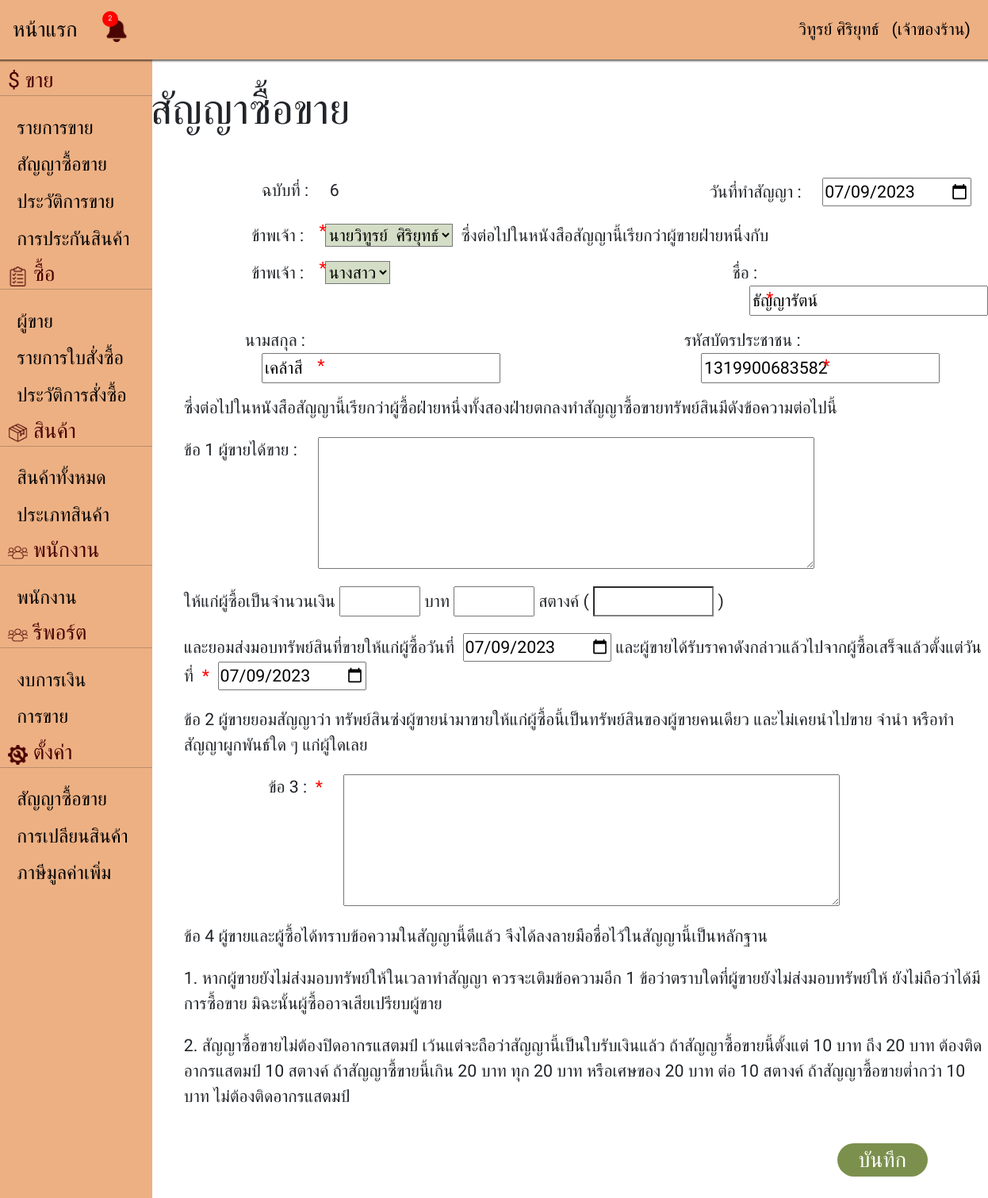
The app's page /addcontract.php?cardID=1319900683582 (signed in) with its own data.
### tables this page shows
CREATE TABLE `contract_tb` (
  `contract_code` int(6) NOT NULL COMMENT 'รหัสสัญญาการซื้อขาย',
  `date_contract` datetime NOT NULL DEFAULT current_timestamp() COMMENT 'วันที่ทำสัญญา',
  `employee_id` int(11) NOT NULL COMMENT 'รหัสพนักงาน (เจ้าของร้าน) ',
  `sales_list_id` int(6) DEFAULT NULL COMMENT 'รหัสรายการขาย',
  `customer_prefix` varchar(6) NOT NULL COMMENT 'คำนำหน้าชื่อ ',
  `customer_firstname` varchar(50) NOT NULL COMMENT 'ชื่อ ',
  `customer_lastname` varchar(50) NOT NULL COMMENT 'นามสกุล',
  `customer_img` varchar(25) NOT NULL COMMENT 'เลขบัตรประชาชน',
  `date_send` datetime NOT NULL DEFAULT current_timestamp() COMMENT 'วันที่ส่งมอบของให้',
  `price_send` datetime NOT NULL DEFAULT current_timestamp() COMMENT 'ราคาที่ตกลงกันไว้ในวันที่ส่งมอบ',
  `product_detail` text NOT NULL COMMENT 'รายละเอียดสินค้า',
  `baht` int(6) NOT NULL COMMENT 'บาท',
  `stang` int(6) NOT NULL COMMENT 'สตางค์',
  `stangt` varchar(255) NOT NULL COMMENT 'สตางค์ไทย',
  `contract_details` text NOT NULL COMMENT 'ข้อตกลงของสัญญา',
  `contract_attachment` varchar(255) DEFAULT NULL COMMENT 'ไฟล์แนบสัญญา',
  `date_due` datetime NOT NULL DEFAULT current_timestamp() COMMENT 'วันที่ครบกำหนด',
  `outstanding` float NOT NULL COMMENT 'คงค้าง',
  `promise_status` int(5) NOT NULL DEFAULT 0 COMMENT 'สถานะสัญญาซื้อขาย'
);

### database/Connection.php (called while the page is built)
<?php
function Connection(){
    $servername = "localhost";
    $username = "root";
    $password = "";
    $database = "shop_pj";
    try {
        $conn = new PDO("mysql:host=$servername;dbname=$database", $username, $password);
        $conn->setAttribute(PDO::ATTR_ERRMODE, PDO::ERRMODE_EXCEPTION);
        $conn->query("SET NAMES UTF8");
        return $conn;
    } catch (PDOException $e) {
        throw new Exception("Connection failed: " . $e->getMessage());
    }
}

### database/Contract.php (called while the page is built, shortened)
<?php
include_once("Connection.php");
class Contract
{
    private $conn;
    function __construct()
    {
        $this->conn = Connection();
    }
    public function fetchAll()
    {
        try {
            $sql = "SELECT * FROM contract_tb WHERE contract_code order by date_contract desc";
            $stmt = $this->conn->prepare($sql);
            $stmt->execute();
            $result = $stmt->fetchAll();
            if (!$result) {
                return [];
            } else {
                return $result;
            }
        } catch (Exception $e) {
            http_response_code(500);
            echo strval($e);
        }
    }
    public function searchBycopyID($keyword)
    {
        try {
            $like = "$keyword";
            $sql = "SELECT * FROM contract_tb WHERE customer_img like ?";
            $stmt = $this->conn->prepare($sql);
            $stmt->bindParam(1, $like, PDO::PARAM_STR);
            $stmt->execute();
            $result = $stmt->fetchAll(PDO::FETCH_ASSOC);
            return $result;
        } catch (Exception $e) {
            http_response_code(500);
            echo strval($e);
        }
    }
}

### database/Employee.php (called while the page is built, shortened)
<?php
include_once("Connection.php");
include_once("UserAccount.php");
class Employee
{
    private $conn;
    function __construct()
    {
        try {
            $this->conn = Connection();
        } catch (Exception $e) {
            http_response_code(500);
            echo strval($e);
        }
    }
    public function fetchLabers()
    {
        try {
            $user = (new UserAccount())->fetchLabers();
            $labers = [];
            foreach ($user as $row) {
                $data = $this->fetchById($row['employee_id']);
                $labers[] = $data;
            }
            return $labers;
        } catch (Exception $e) {
            return [];
        }
    }
    public function fetchById($id)
    {
        try {
            $sql = "SELECT * FROM employee_tb WHERE employee_id=?";
            $stmt = $this->conn->prepare($sql);
            $stmt->bindParam(1, $id, PDO::PARAM_INT);
            $stmt->execute();
            $result = $stmt->fetch(PDO::FETCH_ASSOC);
            if (!$result) {
                return [];
            } else {
                return $result;
            }
        } catch (Exception $e) {
            http_response_code(500);
            return [];
        }
    }
}

### database/UserAccount.php (called while the page is built, shortened)
<?php
include_once("Connection.php");
class UserAccount
{
    private $conn;
    function __construct()
    {
        $this->conn = Connection();
    }
    public function fetchLabers()
    {
        try {
            $sql = 'SELECT * FROM user_account_tb WHERE account_user_type ="L"';
            $stmt = $this->conn->prepare($sql);
            $stmt->execute();
            $result = $stmt->fetchAll(PDO::FETCH_ASSOC);
            if (!$result) {
                return [];
            } else {
                return $result;
            }
        } catch (Exception $e) {
            http_response_code(500);
            return [];
        }
    }
}

### addcontract.php (the view, shortened to what this page needs)
<!DOCTYPE html>
<html lang="en">
<head>
    <link href="./node_modules/bootstrap/dist/css/bootstrap.min.css" rel="stylesheet">
    <link rel="stylesheet" href="./src/css/addcontract.css" />
</head>
<?php include_once('nav.php');
include_once "./database/Employee.php";
include_once "./database/Contract.php";
$contract = new Contract();
$employee = new Employee();
$laber = $employee->fetchLabers();
$prefix_set = ['นาย', 'นาง', 'นางสาว'];
if (isset($_GET['cardID'])) {
    $contract_data = $contract->searchBycopyID($_GET['cardID']);
    if (count($contract_data) > 0) {
        $contract_data = $contract_data[0];
        $name = $contract_data['customer_firstname'];
        $lastname = $contract_data['customer_lastname'];
        $cardId = $_GET['cardID'];
        $prefix = $contract_data['customer_prefix'];
    } else {
        $name = "";
        $lastname = "";
        $cardId = "";
        $prefix = "";
    }
} else {
    $name = "";
    $lastname = "";
    $cardId = "";
    $prefix = "";
}
?>
<body>
    <form action="controller/Contract.php" name="form1" id="form1" method="POST" enctype="multipart/form-data">
        <div class="row">
            <div class="col-1 Nbar min-vh-100"><?php include_once('bar.php'); ?></div>
            <div class="col-11">
                <div class="row main">
                    <h1>สัญญาซื้อขาย</h1>
                </div>
                <div class="row">
                    <div class="col no">
                        ฉบับที่ : <b class="bb"></b><?= count($contract->fetchAll()) + 1 ?></b>
                    </div>
                    <div class="col datec">
                        วันที่ทำสัญญา :
                        <input type="date" name="date_contract" id="date_contract" value="<?= date('Y-m-d') ?>" class="bb" required />
                    </div>
                </div>
                <div class="row-3 xx">ข้าพเจ้า : <select name="employee_id" id="employee_id" class="bb" style="background-color: #D4DDC6;" required>
                        <?php $count = 1;
                        foreach ($laber as $s) {
                            $count++; ?>
                            <option value="<?= $s['employee_id'] ?>" id="S<?= $s['employee_id']; ?>" <?= $s['employee_status'] == 0 ? "disabled" : ""; ?> <?= $s['employee_firstname'] === "วิทูรย์" ? "selected" : '' ?> onchange="setStatus(<?= $s['employee_id']; ?>)"> <?= $s['employee_prefix'] ?><?= $s['employee_firstname'] ?>&nbsp&nbsp<?= $s['employee_lastname'] ?></option>
                        <?php } ?>
                    </select> &nbsp;ซึ่งต่อไปในหนังสือสัญญานี้เรียกว่าผู้ขายฝ่ายหนึ่งกับ
                    <div class="b">*</div>
                </div>
                <div class="row">
                    <div class="col customerp">ข้าพเจ้า :
                        <?php if ($prefix == '') { ?>
                            <select name="customer_prefix" id="customer_prefix" style="background-color: #D4DDC6;" class="bb" required>
                                <option value="all" selected hidden>เลือกคำนำหน้า</option>
                                <option value="นาย">นาย</option>
                                <option value="นาง">นาง</option>
                                <option value="นางสาว">นางสาว</option>
                            </select>
                        <?php } else { ?>
                            <select name="customer_prefix" id="customer_prefix" style="background-color: #D4DDC6;" class="bb" required>
                                <?php foreach ($prefix_set as $ps) { ?>
                                    <option value="<?= $ps ?>" <?= $prefix == $ps ? "selected" : "" ?>><?= $ps ?></option>
                                <?php } ?>
                            </select>
                        <?php } ?>
                        <div class="e">*</div>
                    </div>
                    <div class=" col namec">ชื่อ : <input type="text" name="customer_firstname" value="<?= $name ?>" id="customer_firstname" class="bb" required />
                        <div class="f">*</div>
                    </div>
                </div>
                <div class="row">
                    <div class="col lastc">นามสกุล : <input type="text" name="customer_lastname" value="<?= $lastname ?>" id="customer_lastname" class="bb" required />
                        <div class="g">*</div>
                    </div>
                    <div class="col idcard">รหัสบัตรประชาชน : <input type="text" name="customer_img" value="<?= $cardId ?>" id="customer_img" class="bb" onkeyup="autoTab(this)" required />
                        <div class="h">*</div>
                    </div>
                </div>
                <div class="row xxx">ซึ่งต่อไปในหนังสือสัญญานี้เรียกว่าผู้ซื้อฝ่ายหนึ่งทั้งสองฝ่ายตกลงทำสัญญาซื้อขายทรัพย์สินมีดังข้อความต่อไปนี้
                </div>
                <div class="col ct">
                    ข้อ 1 ผู้ขายได้ขาย :
                    <textarea id="product_detail" class="bb" name="product_detail" cols="50" rows="5" style="vertical-align:top;" readonly></textarea>
                </div>
                <div class="row-1 xxx">ให้แก่ผู้ซื้อเป็นจำนวนเงิน <input type="text" name="baht" id="baht" class="baht" readonly /> บาท <input type="text" id="stang" name="stang" class="stang" class="stang" readonly /> สตางค์ (&nbsp;<input type="text" name="stangt" id="stangt" class="stangt" readonly />&nbsp;)
                </div>
                <div class="col-11 xxx">และยอมส่งมอบทรัพย์สินที่ขายให้แก่ผู้ซื้อวันที่&nbsp;<span>&nbsp;<input type="date" value="<?= date('Y-m-d') ?>" name="date_send" id="date_send" required></span>
                    และผู้ขายได้รับราคาดังกล่าวแล้วไปจากผู้ซื้อเสร็จแล้วตั้งแต่วันที่<span class="z">*</span>&nbsp;<span>&nbsp;<input type="date" value="<?= date('Y-m-d') ?>" id="price_send" name="price_send"></span></div>
                <div class="row xxx">ข้อ 2 ผู้ขายยอมสัญญาว่า
                    ทรัพย์สินซ่งผู้ขายนำมาขายให้แก่ผู้ซื้อนี้เป็นทรัพย์สินของผู้ขายคนเดียว และไม่เคยนำไปขาย จำนำ
                    หรือทำสัญญาผูกพันธ์ใด ๆ แก่ผู้ใดเลย
                </div>
                <div class="col ctc">
                    ข้อ 3 : <span style="color: red; ">&nbsp*&nbsp&nbsp&nbsp&nbsp
                        <textarea name="contract_details" id="contract_details" cols="50" rows="5" style="vertical-align:top;"></textarea>
                </div>
                <div class="row xxx">ข้อ 4 ผู้ขายและผู้ซื้อได้ทราบข้อความในสัญญานี้ดีแล้ว
                    จึงได้ลงลายมือชื่อไว้ในสัญญานี้เป็นหลักฐาน
                </div>
                <div class="row xxx">1. หากผู้ขายยังไม่ส่งมอบทรัพย์ให้ในเวลาทำสัญญา ควรจะเติมข้อความอีก 1
                    ข้อว่าตราบใดที่ผู้ขายยังไม่ส่งมอบทรัพย์ให้ ยังไม่ถือว่าได้มีการซื้อขาย
                    มิฉะนั้นผู้ซื้ออาจเสียเปรียบผู้ขาย
                </div>
                <div class="row xxx">2. สัญญาซื้อขายไม่ต้องปิดอากรแสตมป์ เว้นแต่จะถือว่าสัญญานี้เป็นใบรับเงินแล้ว
                    ถ้าสัญญาซื้อขายนี้ตั้งแต่ 10 บาท ถึง 20 บาท ต้องติดอากรแสตมป์ 10 สตางค์ ถ้าสัญญาซื้ขายนี้เกิน 20 บาท ทุก
                    20 บาท หรือเศษของ 20 บาท ต่อ 10 สตางค์ ถ้าสัญญาซื้อขายต่ำกว่า 10 บาท ไม่ต้องติดอากรแสตมป์
                </div>
                <div class="row btn-g">
                    <div class="col-2 buttom">
                        <input type="submit" class="btn-c submit" value="บันทึก" />
                    </div>
                </div>
            </div>
        </div>
    </form>
</body>
</html>

### src/css/addcontract.css (style rules this page uses)
* { font-family: 'IBM Plex Sans Thai', sans-serif; font-size: 16pt; }
.main { margin-top: 5rem; margin-left: 4rem; width: 85%; }
.Nbar { margin-top: 3.5rem; }
.row { --bs-gutter-x: 0rem; }
.baht { width: 10%; text-align: right; }
.stang { width: 10%; text-align: right; }
.stangt { width: 15%; text-align: right; border-color: grey; }
.bb { margin-left: 1rem; }
.no { margin-left: 10.6rem; margin-top: 2rem; }
.datec { margin-top: 2rem; margin-left: 10rem; }
.xx { margin-top: 1rem; margin-left: 10rem; }
.b { color: red; margin-left: 4rem; margin-top: -1.8rem; }
.xxx { margin-top: 1rem; margin-left: 6rem; }
.customerp { margin-left: 10rem; margin-top: 1rem; }
.e { color: red; margin-left: 4rem; margin-top: -1.8rem; }
.namec { margin-left: 20em; margin-top: 1rem; }
.f { color: red; margin-left: 2rem; margin-top: -1.8rem; }
.lastc { margin-left: 9.6rem; margin-top: 1rem; }
.g { color: red; margin-left: 4.3rem; margin-top: -1.8rem; }
.idcard { margin-left: 8rem; margin-top: 1rem; }
.h { color: red; margin-left: 8.2rem; margin-top: -1.8rem; }
.z { color: red; margin-left: 0.5rem; margin-top: -1.8rem; }
.ct { margin-top: 1rem; margin-left: 6rem; }
.ctc { margin-top: 1rem; margin-left: 11rem; }
.btn-g { width: 100%; justify-content: end; display: flex; margin-top: 2rem; }
.btn-c { border-radius: 25px 25px 25px 25px; font-size: 20pt; width: 60%; }
.submit { background-color: #7C904E; color: white; border: 0ch; }
.buttom { margin-bottom: 3rem; }

### records on screen
contract_tb: customer_prefix "นางสาว", customer_firstname "ธัญญารัตน์", customer_lastname "เคล้าสี"

### other values on screen
count($lost) "2"
$_SESSION['username'] "วิทูรย์ ศิริยุทธ์"
getFullRole($_SESSION['role']) "เจ้าของร้าน"
count($contract->fetchAll()) + 1 "6"
form field employee_id "นายวิทูรย์ ศิริยุทธ์"
